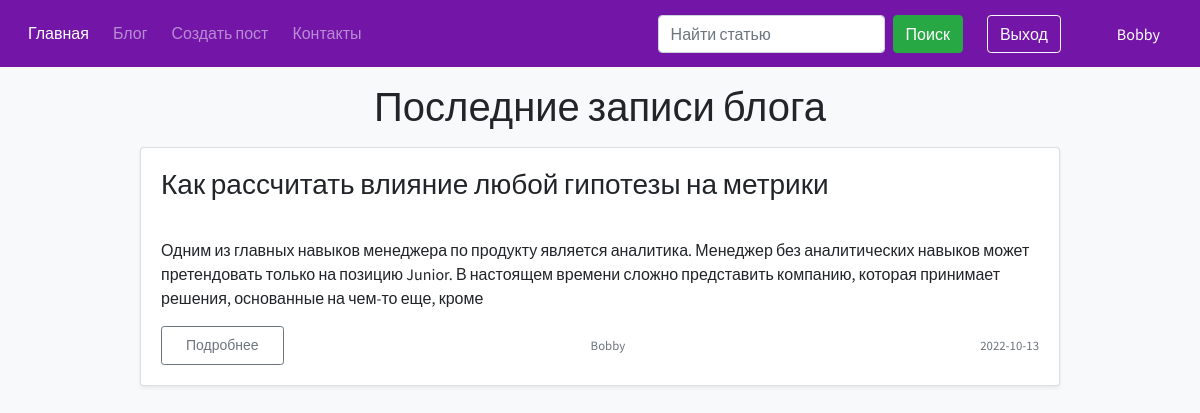
The page /blog/ (signed in) on the database its author committed.
### authentication/models.py (models this page shows, shortened)
class UserModel(db.Model, UserMixin):
    id = db.Column(db.Integer, primary_key=True)
    username = db.Column(db.String(255), nullable=False, unique=True)
    email = db.Column(db.String(255), nullable=False, unique=True)
    password = db.Column(db.String(255), nullable=False)
    role = db.Column(db.String(255), default="user")
    registration_data = db.Column(db.DateTime, default=datetime.utcnow)
    posts = db.relationship('PostModel', backref='post_author', lazy=True)

### blog/models.py (models this page shows, shortened)
class PostModel(db.Model):
    id = db.Column(db.Integer, primary_key=True)
    title = db.Column(db.String(100), nullable=False)
    image = db.Column(db.String(255), nullable=True)
    description = db.Column(db.String(255), nullable=False)
    text = db.Column(db.Text, nullable=False)
    author = db.Column(db.Integer, db.ForeignKey('user_model.id', ondelete="CASCADE"))
    created_data = db.Column(db.DateTime, default=datetime.now(timezone('Europe/Minsk')))

### blog/blog.py (the view)
@blog.route("/")
@logger.catch
def blog_view():
    return render_template(
        "blog/blog_page.html",
        title="Блог",
        posts_for_page=get_all_posts_from_post_model(),
    )

### app.py (called while the page is built)
@app.after_request
def redirect_to_signin(response):
    if response.status_code == 401:
        flash('Пожалуйста войдите в свой аккаунт или зарегистрируйтесь, чтобы попасть в данный раздел.', 'success')
        return redirect(url_for('authentication.sign_in_view', next_page=request.url))
    return response

### authentication/models.py (called while the page is built)
@login_manager.user_loader
def load_user(user_model_id: str):
    return UserModel.query.get(user_model_id)

### blog/services.py (called while the page is built)
@logger.catch
def get_all_posts_from_post_model():
    return PostModel.query.all()[::-1]

### templates/blog/blog_page.html (shortened to what this page needs)
{% extends 'base.html' %}
{% block content_app %}
    <div class="container">
        <h1 class="my-3 text-center">Последние записи блога</h1>
        <div class="row">
            {% if posts_for_page %}
                {% for post in posts_for_page %}
                    <div class="col-md-1"></div>
                    <div class="col-md-10">
                        <div class="card mb-4 shadow-sm">
                            <div class="card-body">
                                <h3 class="card-title">{{ post.title }}</h3>
                                <p class="card-text">{{ post.description| safe | truncate(1000) }}</p>
                                <div class="d-flex justify-content-between align-items-center">
                                    <div class="btn-group">
                                        <a href="{{ url_for("blog.post_page_view", post_id=post.id) }}"
                                           class="btn px-4 py-2 btn-sm btn-outline-secondary">Подробнее</a>
                                    </div>
                                    <small class="text-muted pr-5">{{ post.post_author.username }}</small>
                                    <small class="text-muted">{{ post.created_data.date() }}</small>
                                </div>
                            </div>
                        </div>
                    </div>
                    <div class="col-md-1"></div>
                {% endfor %}
            {% else %}
                <h2 class="container my-5 text-center">Увы, статей нет :(</h2>
            {% endif %}
        </div>
    </div>
{% endblock %}

### templates/block/header.html (shortened to what this page needs)
<div class="header">
    <nav class="navbar navbar-expand-lg navbar-dark sticky-top" style="background-color: #7316a8">
        <div class="collapse navbar-collapse" id="navbarSupportedContent">
            <ul class="navbar-nav mr-auto">
                <li class="nav-item active px-1 pt-2 h6">
                    <a href="/" class="nav-link">Главная</a>
                </li>
                <li class="nav-item px-1 pt-2 h6">
                    <a href="{{ url_for('blog.blog_view') }}" class="nav-link">Блог</a>
                </li>
                <li class="nav-item px-1 pt-2 h6">
                    <a href="{{ url_for('blog.create_post_view') }}" class="nav-link">Создать пост</a>
                </li>
                <li class="nav-item px-1 pt-2 h6">
                    <a href="{{ url_for('feedback.feedback_view') }}" class="nav-link">Контакты</a>
                </li>
            </ul>
            <form action="#" method="get" class="form-inline my-2 my-lg-0">
                <input type="text" name="query" size="20" class="form-control mr-sm-2" placeholder="Найти статью"
                       aria-label="Поиск">
                <button class="btn btn-success my-2 my-sm-0 mr-4" type="submit">Поиск</button>
            </form>
            {% if current_user.is_authenticated %}
                <a href="{{ url_for('authentication.sign_out_view') }}" class="btn btn-outline-light mr-2">Выход</a>
                <span class="navbar-text text-white mr-4 ml-5">{{ current_user.username }}</span>
            {% else %}
                <a href="{{ url_for('authentication.sign_in_view') }}" class="btn btn-outline-light mr-2">Вход</a>
                <a href="{{ url_for('authentication.sign_up_view') }}"
                   class="btn btn-outline-light mr-2">Регистрация</a>
            {% endif %}
        </div>
    </nav>
</div>

### static/css/style.css (style rules this page uses)
* { font-family: 'Source Sans Pro', sans-serif; }
a { text-decoration: none; }

### rows shown on the page
UserModel: username "Bobby"
PostModel: title "Как рассчитать влияние любой гипотезы на метрики", description "Одним из главных навыков менеджера по продукту является аналитика. Менеджер без аналитических навыков может претендовать только на позицию Junior. В настоящем времени сложно представить компанию, которая принимает решения, основанные на чем-то еще, кроме", post_author.username "Bobby", created_data "2022-10-13"
